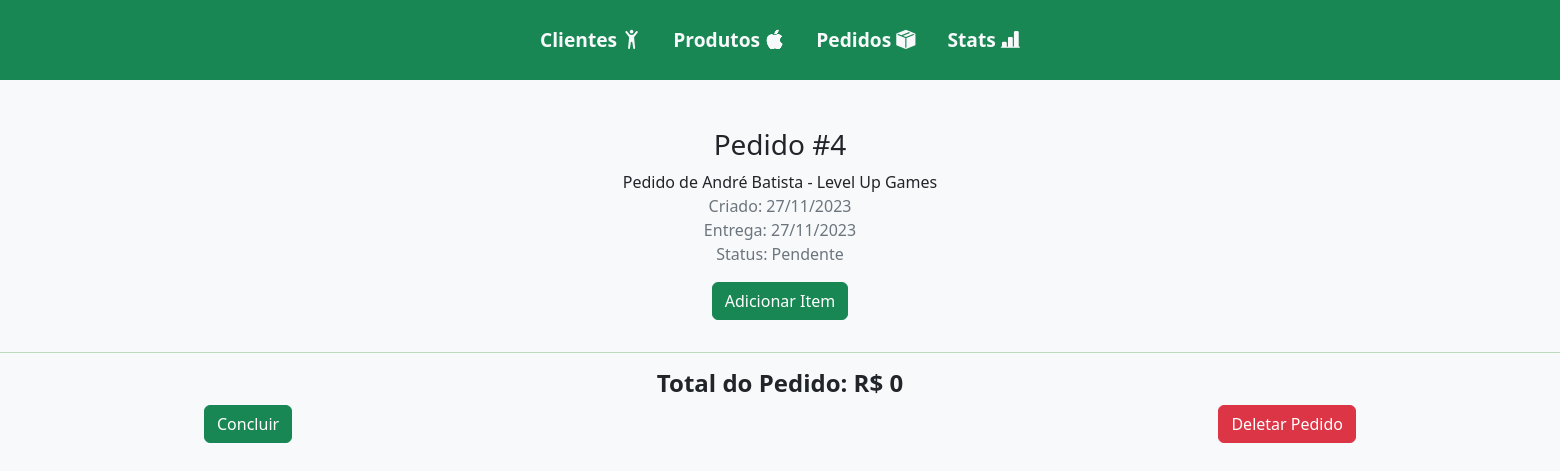
The app's page /detalhes_item_pedido/4/, older data.
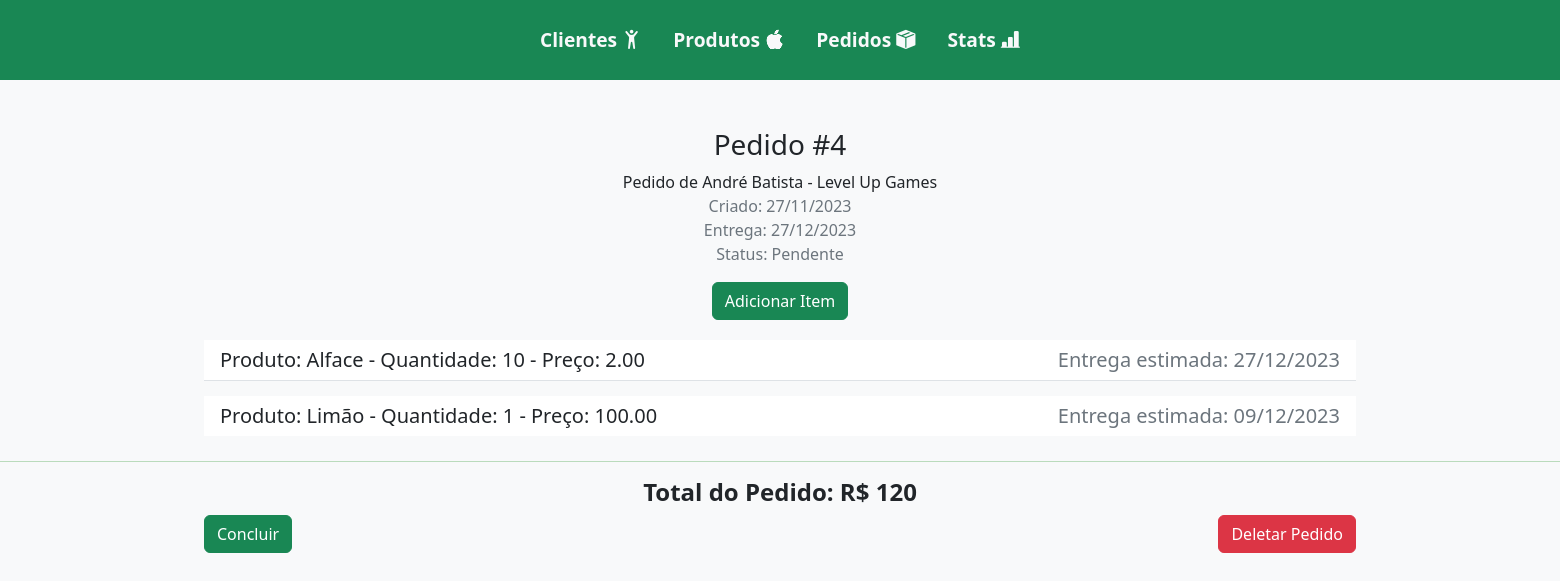
The same page, newer data.
### fazenda/models.py (models this page shows, shortened)
class Pedido(models.Model):
    cliente = models.ForeignKey(Cliente, on_delete=models.CASCADE)
    produtos = models.ManyToManyField(Produto, through="ItemPedido")
    data_pedido = models.DateField(auto_now_add=True)
    status = models.CharField(
        max_length=10,
        choices=(
            ("Pendente", "Pendente"),
            ("Concluído", "Concluído"),
        ),
        default="Pendente",
    )
    def maior_tempo_preparo(self):
        tempos_preparo = self.produtos.all().values_list("tempo_preparo", flat=True)
        if tempos_preparo:
            return max(tempos_preparo)
        return 0
    def data_entrega(self):
        maior_tempo = self.maior_tempo_preparo()
        if maior_tempo > 0:
            return self.data_pedido + timedelta(days=maior_tempo)
        return self.data_pedido

class Cliente(models.Model):
    nome = models.CharField(max_length=100)
    empresa = models.CharField(max_length=100, blank=True, null=True)
    telefone = models.CharField(max_length=20)

class ItemPedido(models.Model):
    pedido = models.ForeignKey(Pedido, on_delete=models.CASCADE)
    produto = models.ForeignKey(Produto, on_delete=models.CASCADE)
    quantidade = models.PositiveIntegerField()
    preco = models.DecimalField(max_digits=5, decimal_places=2)
    marcado = models.BooleanField(default=False)
    def data_entrega_produto(self):
        data_pedido = self.pedido.data_pedido
        tempo_preparo_produto = self.produto.tempo_preparo
        if data_pedido and tempo_preparo_produto:
            return data_pedido + timedelta(days=tempo_preparo_produto)
        return None

class Produto(models.Model):
    nome = models.CharField(max_length=100)
    tempo_preparo = models.PositiveIntegerField()

### fazenda/views.py (the view)
def detalhes_item_pedido(request, pk):
    pedido = get_object_or_404(Pedido, pk=pk)
    pedido.total_pedido = (
        pedido.itempedido_set.aggregate(total=Sum(F("quantidade") * F("preco")))[
            "total"
        ]
        or 0
    )  # Caso não haja itens no pedido
    return render(request, "detalhes_item_pedido.html", {"pedido": pedido})

### fazenda/templates/detalhes_item_pedido.html (shortened to what this page needs)
{% extends 'base.html' %}
{% block content %}
    {% load static %}
    <div class="container-fluid d-flex flex-column justify-content-center align-items-center">
        <h3>Pedido #{{ pedido.id }}</h3>
        Pedido de {{ pedido.cliente.nome }} - {{ pedido.cliente.empresa }}
        <span class="text-secondary">Criado: {{ pedido.data_pedido|date:"d/m/Y" }}</span>
        <span class="text-secondary">Entrega: {{ pedido.data_entrega|date:"d/m/Y" }}</span>
        <span class="text-secondary">Status: {{ pedido.status }}</span>
        {% if pedido.status != 'Concluído' %}
            <a href="{% url 'adicionar_item_pedido' pedido.id %}" class="btn btn-success mb-3 mt-3">Adicionar Item</a>
        {% endif %}
        <ul class="h5 list-group list-group-flush w-75 d-flex flex-column justify-content-center align-items-center">
            {% for item_pedido in pedido.itempedido_set.all %}
                <li class="list-group-item list-group-item-action d-flex justify-content-between align-items-center list">
                    Produto: {{ item_pedido.produto.nome }} - Quantidade: {{ item_pedido.quantidade }} - Preço: {{ item_pedido.preco }}
                    {% if item_pedido.data_entrega_produto %}
                        <span class="text-secondary">Entrega estimada: {{ item_pedido.data_entrega_produto|date:"d/m/Y" }}</span>
                    {% else %}
                        <span class="text-secondary">Entrega estimada indisponível</span>
                    {% endif %}
                </li>
            {% endfor %}
        </ul>
        <hr>
        <h4><strong>Total do Pedido: R$ {{ pedido.total_pedido }}</strong></h4>
        <div class="d-flex justify-content-between align-items-center w-75">
            {% if pedido.status == 'Concluído' %}
                <a href="{% url 'concluir_pedido' pedido.id %}" class="btn btn-warning">Desfazer</a>
            {% else %}
                <a href="{% url 'concluir_pedido' pedido.id %}" class="btn btn-success">Concluir</a>
            {% endif %}
            <a href="{% url 'deletar_pedido' pedido.id %}" class="btn btn-danger">Deletar Pedido</a>
        </div>
    </div>
{% endblock %}

Row changes from the older to the newer data that the page shows:
computed for Pedido "Pendente": data_entrega "27/11/2023" → "27/12/2023"; total_pedido "0" → "120"
added ItemPedido: produto.nome "Alface", quantidade "10", preco "2.00", data_entrega_produto "27/12/2023"
added ItemPedido: produto.nome "Limão", quantidade "1", preco "100.00", data_entrega_produto "09/12/2023"
